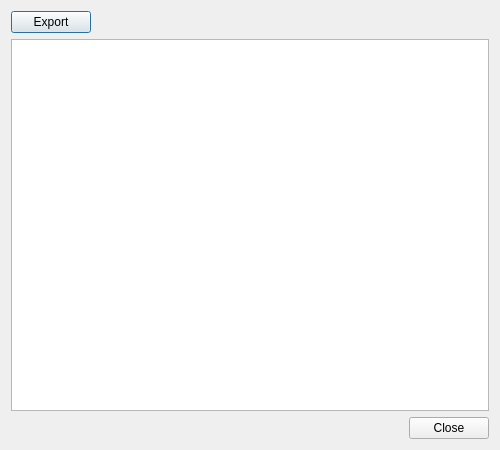
<?xml version="1.0" encoding="UTF-8"?>
<ui version="4.0">
 <class>DialogDisplaySkus</class>
 <widget class="QDialog" name="DialogDisplaySkus">
  <property name="geometry">
   <rect>
    <x>0</x>
    <y>0</y>
    <width>500</width>
    <height>450</height>
   </rect>
  </property>
  <property name="windowTitle">
   <string>SKUs without unit price</string>
  </property>
  <layout class="QVBoxLayout" name="verticalLayout">
   <item>
    <layout class="QHBoxLayout" name="horizontalLayoutToolbar">
     <item>
      <widget class="QPushButton" name="buttonExport">
       <property name="text">
        <string>Export</string>
       </property>
      </widget>
     </item>
     <item>
      <spacer name="horizontalSpacer">
       <property name="orientation">
        <enum>Qt::Horizontal</enum>
       </property>
       <property name="sizeHint" stdset="0">
        <size>
         <width>40</width>
         <height>20</height>
        </size>
       </property>
      </spacer>
     </item>
    </layout>
   </item>
   <item>
    <widget class="QTableView" name="tableView">
     <property name="selectionBehavior">
      <enum>QAbstractItemView::SelectRows</enum>
     </property>
     <attribute name="horizontalHeaderStretchLastSection">
      <bool>true</bool>
     </attribute>
    </widget>
   </item>
   <item>
    <widget class="QDialogButtonBox" name="buttonBox">
     <property name="orientation">
      <enum>Qt::Horizontal</enum>
     </property>
     <property name="standardButtons">
      <set>QDialogButtonBox::Close</set>
     </property>
    </widget>
   </item>
  </layout>
 </widget>
 <resources/>
 <connections>
  <connection>
   <sender>buttonBox</sender>
   <signal>rejected()</signal>
   <receiver>DialogDisplaySkus</receiver>
   <slot>reject()</slot>
   <hints>
    <hint type="sourcelabel">
     <x>20</x>
     <y>20</y>
    </hint>
    <hint type="destinationlabel">
     <x>20</x>
     <y>20</y>
    </hint>
   </hints>
  </connection>
 </connections>
</ui>
